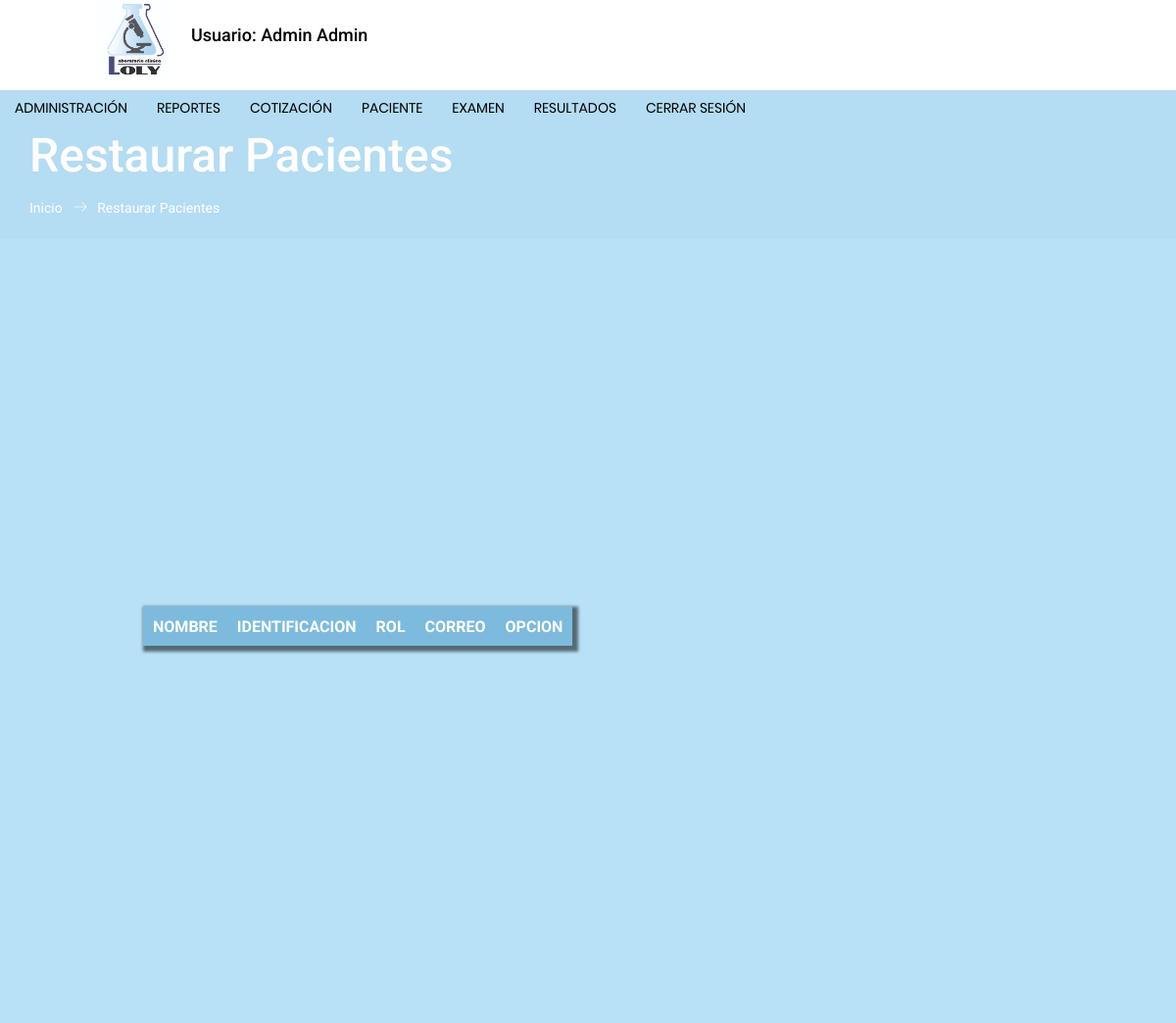
Page /forms/restaurar_empleado.php (signed in) on the earlier database version.
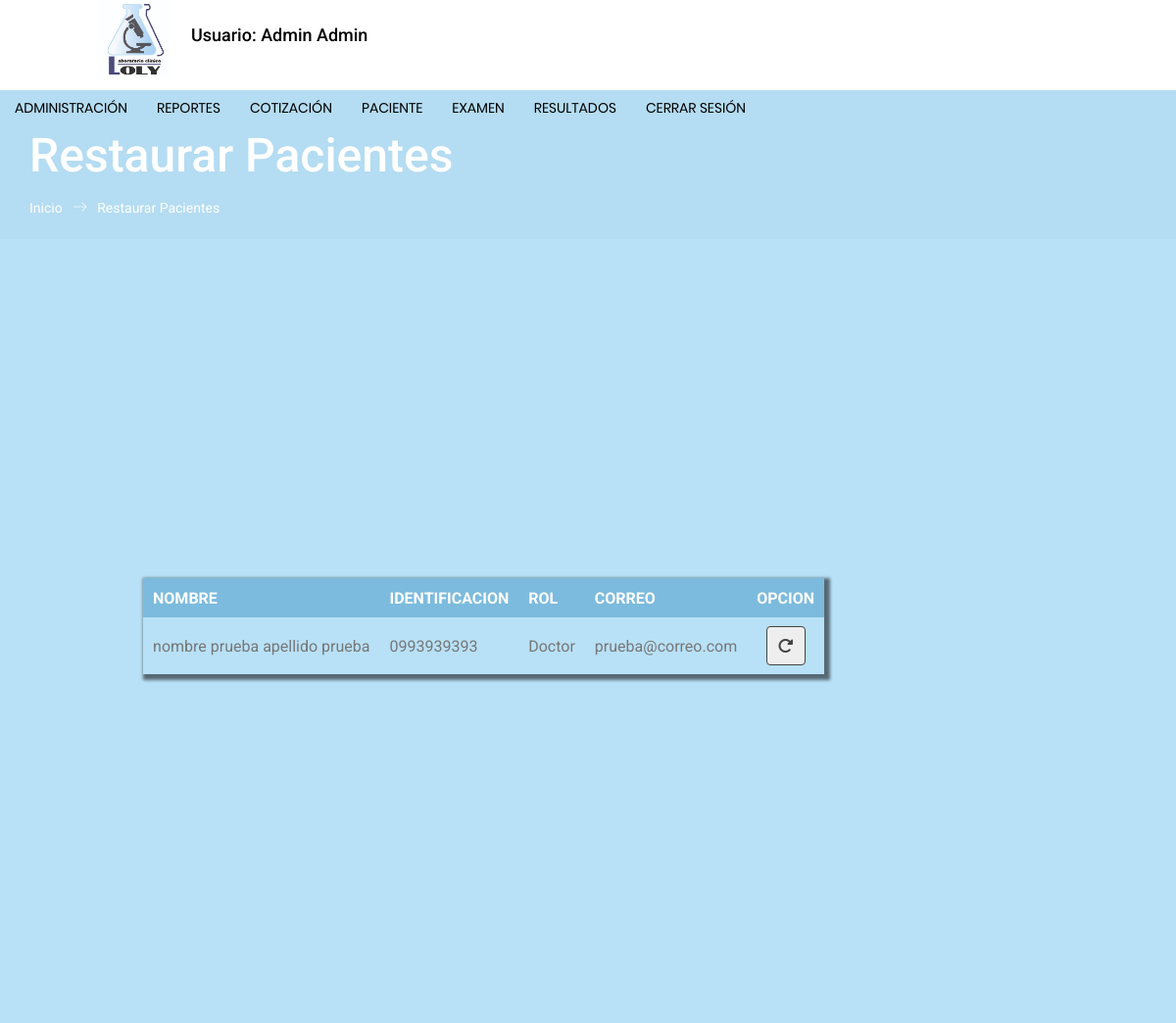
Same page on the later database version.
### tables this page shows
CREATE TABLE `empleado` (
  `id_empleado` int(11) NOT NULL AUTO_INCREMENT,
  `fecha_ingreso` date NOT NULL,
  `fecha_modificacion` date NOT NULL,
  `nombres` varchar(250) NOT NULL,
  `apellidos` varchar(250) NOT NULL,
  `cedula` varchar(30) NOT NULL,
  `telefono` varchar(30) NOT NULL,
  `celular` varchar(30) NOT NULL,
  `correo` varchar(250) NOT NULL,
  `direccion` varchar(300) NOT NULL,
  `id_rol` int(11) NOT NULL,
  `id_perfil` int(11) NOT NULL,
  `id_estado` int(11) NOT NULL,
  PRIMARY KEY (`id_empleado`),
  KEY `id_rol` (`id_rol`),
  KEY `id_perfil` (`id_perfil`),
  KEY `id_estado` (`id_estado`)
);

CREATE TABLE `rol` (
  `id_rol` int(11) NOT NULL AUTO_INCREMENT,
  `nombre_rol` varchar(250) NOT NULL,
  PRIMARY KEY (`id_rol`)
);

### forms/restaurar_empleado.php (the view, shortened to what this page needs)
<?php include("cabecera.php"); ?>
<?php include("menu2.php"); ?>
<?php  if ($perfil == 1){ ?>
<section class="banner_area">
  <div class="banner_inner d-flex align-items-center">
    <div class="container" >
      <div class="banner_content text-left">
        <h2>Restaurar Pacientes</h2>
        <div class="page_link">
          <a href="inicio.php">Inicio</a>
          <a href="restaurar_paciente.php">Restaurar Pacientes</a>
        </div>
      </div>
    </div>
  </div>
</section>
<div class="container-login100" style="background: #B8E1F7;">
<br><br>
            <div class="table-responsive">
                <div class="cont_tabla">
                    <table class="tabla" >
                        <thead>
                            <tr>
                                <th>NOMBRE</th>
                                <th>IDENTIFICACION</th>
                                <th>ROL</th>
                                <th>CORREO</th>
                                <th>OPCION</th>
                            </tr>
                        </thead>
                        <tr>
                        <?php
                            $consulta3=mysqli_query($con,"SELECT * from empleado E inner join estado ES on E.id_estado=ES.id_estado inner join rol R on E.id_rol=R.id_rol inner join perfil P on E.id_perfil=P.id_perfil WHERE E.id_estado='2'");
                            while($row3=mysqli_fetch_array($consulta3)){
                        ?>
                            <td><?php echo $row3['nombres']." ".$row3['apellidos']; ?> </td>
                            <td><?php echo $row3['cedula']; ?> </td>
                            <td><?php echo $row3['nombre_rol']; ?> </td>
                            <td><?php echo $row3['correo']; ?> </td>
                            <td>
                                <div class="cont_tbn_tb">
                                    <button type="button" class="eliminar" title="Restaurar" id="<?php echo $row3['id_empleado'] ?>" name="button" id="elim"><i class="fas fa-redo-alt" id="<?php echo $row3['id_empleado'] ?>"></i>
                                    </button>
                                </div>
                            </td>
                        </tr>
                        <?php } ?>
                    </table>
                </div>
            </div>
  </div>
</body>
</html>
<?php  } else {
  header("Location:inicio.php");
} ?>

Differences in the rows shown:
added empleado: nombres "nombre prueba", apellidos "apellido prueba", cedula "0993939393", id_rol.nombre_rol "Doctor", correo "prueba@correo.com"
